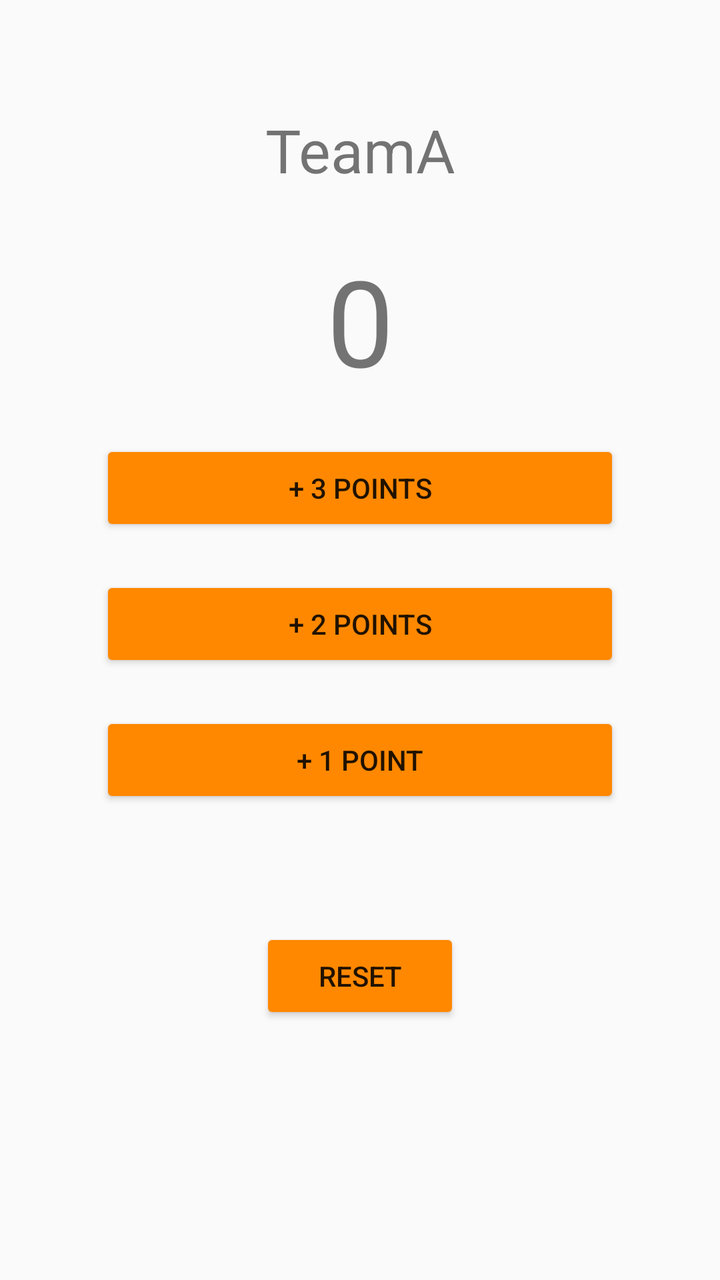
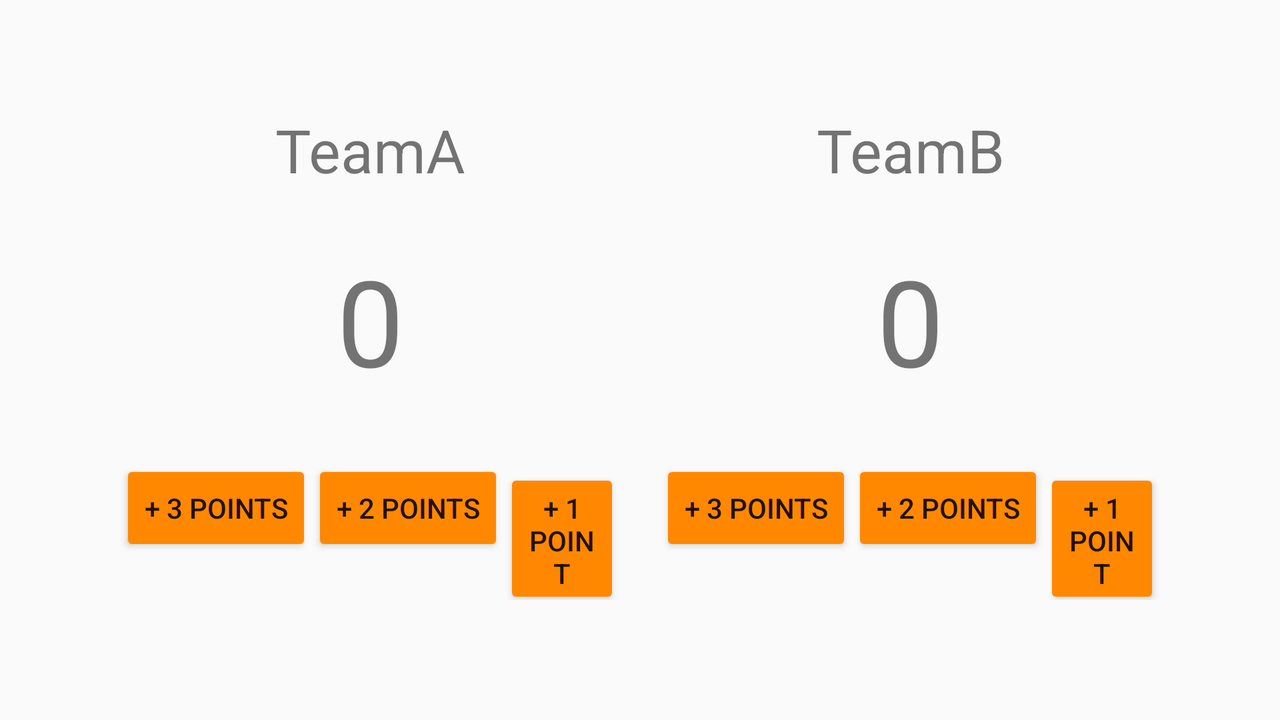

An Android layout and its configuration variant, each rendered on a device that would load it. The default file and the variant file are quoted in full after the pictures.
<!-- AndroidManifest.xml: application theme AppTheme -->
<!-- res/layout/jifen.xml -->
<?xml version="1.0" encoding="utf-8"?>
<LinearLayout xmlns:android="http://schemas.android.com/apk/res/android"
    xmlns:app="http://schemas.android.com/apk/res-auto"
    xmlns:tools="http://schemas.android.com/tools"
    android:layout_width="match_parent"
    android:layout_height="match_parent"
    android:orientation="vertical"
    android:padding="50dp"
    android:visibility="visible"
    tools:context=".Main2Activity">

    <TextView
        android:id="@+id/textView2"
        android:layout_width="match_parent"
        android:layout_height="50dp"
        android:layout_marginBottom="20dp"
        android:gravity="center"
        android:text="TeamA"
        android:textSize="30dp" />

    <TextView
        android:id="@+id/goal"
        android:layout_width="match_parent"
        android:layout_height="wrap_content"
        android:layout_marginBottom="20dp"
        android:gravity="center"
        android:text="0"
        android:textSize="60dp" />
    <Button
        android:id="@+id/btn_3point"
        android:layout_width="match_parent"
        android:layout_height="wrap_content"
        android:text="@string/point3"
        android:onClick="btn_3point"
        android:layout_marginBottom="20dp"/>
    <Button
        android:id="@+id/btn_2point"
        android:layout_width="match_parent"
        android:layout_height="wrap_content"
        android:text="@string/point2"
        android:onClick="btn_2point"
        android:layout_marginBottom="20dp"/>
    <Button
        android:id="@+id/btn_1point"
        android:layout_width="match_parent"
        android:layout_height="wrap_content"
        android:text="@string/point1"
        android:onClick="btn_1point"
        android:layout_marginBottom="60dp"/>

    <Button
        android:id="@+id/btn_reset"
        android:layout_width="100dp"
        android:layout_gravity="center"
        android:layout_height="wrap_content"
        android:onClick="btn_reset"
        android:text="@string/btn_reset" />

</LinearLayout>
<!-- resources referenced by this layout -->
<resources>
  <string name="btn_reset" translatable="false">reset</string>
  <string name="point1" translatable="false">+ 1 point</string>
  <string name="point2" translatable="false">+ 2 points</string>
  <string name="point3" translatable="false">+ 3 points</string>
  <style name="AppTheme" parent="Theme.AppCompat.Light.DarkActionBar">
          
  
          <item name="colorPrimary">@color/colorPrimary</item>
          <item name="colorPrimaryDark">@color/colorPrimaryDark</item>
          <item name="colorAccent">@color/colorAccent</item>
          <item name="colorButtonNormal">@android:color/holo_orange_dark</item>
      </style>
</resources>
<!-- res/layout-land/jifen.xml (the repository's variant of the layout above) -->
<!-- drawn on the phone turned sideways -->
<?xml version="1.0" encoding="utf-8"?>
<androidx.constraintlayout.widget.ConstraintLayout xmlns:android="http://schemas.android.com/apk/res/android"
    xmlns:app="http://schemas.android.com/apk/res-auto"
    xmlns:tools="http://schemas.android.com/tools"
    android:layout_width="match_parent"
    android:layout_height="match_parent"
    android:orientation="vertical"
    android:padding="50dp"
    android:visibility="visible"
    tools:context=".Main2Activity">

    <LinearLayout
        android:layout_width="match_parent"
        android:layout_height="match_parent"
        android:orientation="horizontal">

        <LinearLayout
            android:layout_width="0dp"
            android:layout_height="wrap_content"
            android:layout_weight="1"
            android:orientation="vertical">

            <TextView
                android:id="@+id/textView2a"
                android:layout_width="match_parent"
                android:layout_height="50dp"
                android:layout_marginBottom="20dp"
                android:gravity="center"
                android:text="TeamA"
                android:textSize="30dp" />

            <TextView
                android:id="@+id/goal2"
                android:layout_width="match_parent"
                android:layout_height="wrap_content"
                android:layout_marginBottom="20dp"
                android:gravity="center"
                android:text="0"
                android:textSize="60dp" />

            <LinearLayout
                android:layout_width="wrap_content"
                android:layout_height="wrap_content"
                android:padding="10dp"
                android:orientation="horizontal">

                <Button
                    android:id="@+id/btn_3point2"
                    android:layout_width="wrap_content"
                    android:layout_height="wrap_content"
                    android:layout_marginBottom="20dp"
                    android:onClick="btn_3point2"
                    android:text="@string/point3" />

                <Button
                    android:id="@+id/btn_2point2"
                    android:layout_width="wrap_content"
                    android:layout_height="wrap_content"
                    android:layout_marginBottom="20dp"
                    android:onClick="btn_2point2"
                    android:text="@string/point2" />

                <Button
                    android:id="@+id/btn_1point2"
                    android:layout_width="wrap_content"
                    android:layout_height="wrap_content"
                    android:onClick="btn_1point2"
                    android:text="@string/point1" />

            </LinearLayout>

        </LinearLayout>

        <LinearLayout
            android:layout_width="0dp"
            android:layout_height="wrap_content"
            android:layout_weight="1"
            android:orientation="vertical">

            <TextView
                android:id="@+id/textView2"
                android:layout_width="match_parent"
                android:layout_height="50dp"
                android:layout_marginBottom="20dp"
                android:gravity="center"
                android:text="TeamB"
                android:textSize="30dp" />

            <TextView
                android:id="@+id/goal"
                android:layout_width="match_parent"
                android:layout_height="wrap_content"
                android:layout_marginBottom="20dp"
                android:gravity="center"
                android:text="0"
                android:textSize="60dp" />

            <LinearLayout
                android:layout_width="wrap_content"
                android:layout_height="wrap_content"
                android:padding="10dp"
                android:orientation="horizontal">

                <Button
                    android:id="@+id/btn_3point"
                    android:layout_width="wrap_content"
                    android:layout_height="wrap_content"
                    android:layout_marginBottom="20dp"
                    android:onClick="btn_3point"
                    android:text="@string/point3" />

                <Button
                    android:id="@+id/btn_2point"
                    android:layout_width="wrap_content"
                    android:layout_height="wrap_content"
                    android:layout_marginBottom="20dp"
                    android:onClick="btn_2point"
                    android:text="@string/point2" />

                <Button
                    android:id="@+id/btn_1point"
                    android:layout_width="wrap_content"
                    android:layout_height="wrap_content"

                    android:onClick="btn_1point"
                    android:text="@string/point1" />

            </LinearLayout>

        </LinearLayout>
    </LinearLayout>

    <LinearLayout
        android:layout_width="match_parent"
        android:layout_height="match_parent"
        android:orientation="vertical"
        tools:layout_editor_absoluteX="50dp"
        tools:layout_editor_absoluteY="50dp">

        <Button
            android:id="@+id/btn_reset"
            android:layout_width="80dp"
            android:layout_height="wrap_content"
            android:layout_gravity="center"
            android:layout_marginTop="250dp"
            android:onClick="btn_reset"
            android:text="@string/btn_reset"
            app:layout_constraintTop_toTopOf="parent" />
    </LinearLayout>

</androidx.constraintlayout.widget.ConstraintLayout>
